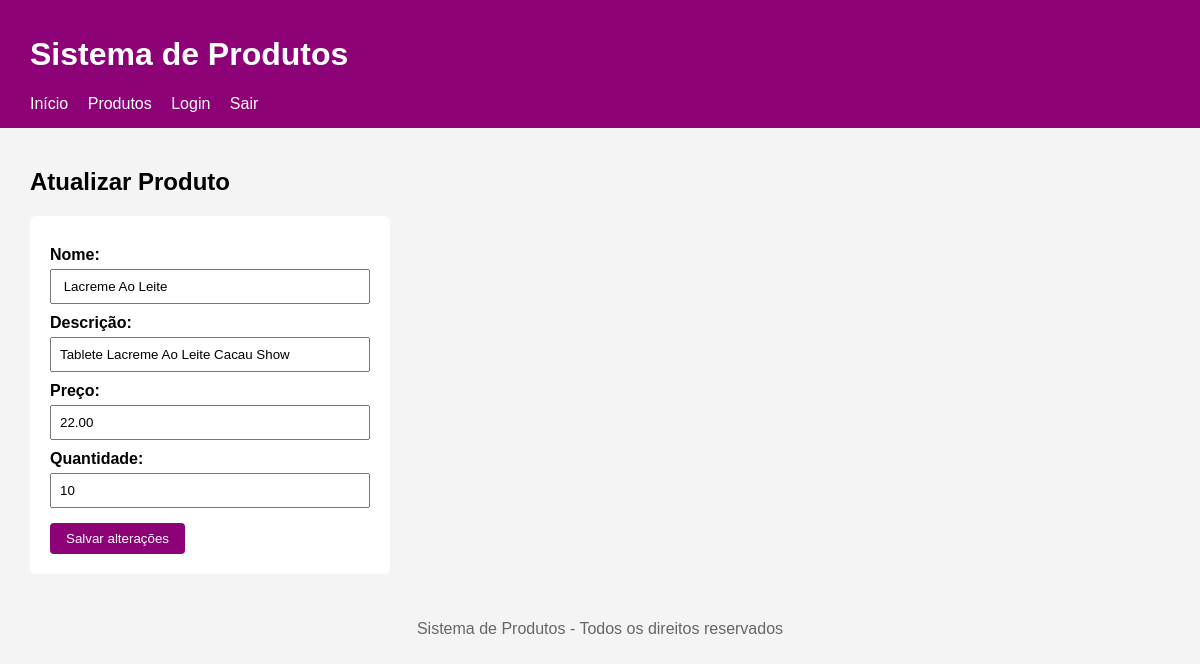
The app's page /produtos/atualizar.php?id=4 (signed in) with its own data.
### tables this page shows
CREATE TABLE `produtos` (
  `id` int(11) NOT NULL,
  `nome` varchar(100) NOT NULL,
  `descricao` varchar(255) NOT NULL,
  `preco` decimal(10,2) NOT NULL,
  `quantidade` int(11) NOT NULL
);

### produtos/atualizar.php (the view, shortened to what this page needs)
<?php
require __DIR__ . '/../conexao.php';
if ($_SERVER['REQUEST_METHOD'] == 'POST') {
    $id = $_POST['id'];
    $nome = $_POST['nome'];
    $descricao = $_POST['descricao'];
    $preco = $_POST['preco'];
    $quantidade = $_POST['quantidade'];
    $sql = "UPDATE produtos SET
            nome = '$nome',
            descricao = '$descricao',
            preco = '$preco',
            quantidade = '$quantidade'
            WHERE id = '$id'";
    mysqli_query($conexao, $sql);
    header('Location: listar.php');
    exit;
} else {
    $id = $_GET['id'];
    $sql = "SELECT * FROM produtos WHERE id = '$id'";
    $resultado = mysqli_query($conexao, $sql);
    $produto = mysqli_fetch_assoc($resultado);
}
?>
<?php require __DIR__ . '/../cabecalho.php'; ?>
<main>
    <h2>Atualizar Produto</h2>
    <form action="atualizar.php" method="POST">
        <label>Nome:</label>
        <input type="text" name="nome" value="<?php echo $produto['nome']; ?>"><br>
        <label>Descrição:</label>
        <input type="text" name="descricao" value="<?php echo $produto['descricao']; ?>"><br>
        <label>Preço:</label>
        <input type="text" name="preco" value="<?php echo $produto['preco']; ?>"><br>
        <label>Quantidade:</label>
        <input type="text" name="quantidade" value="<?php echo $produto['quantidade']; ?>"><br>
        <button type="submit">Salvar alterações</button>
    </form>
</main>
<?php require __DIR__ . '/../rodape.php'; ?>

### css/style.css (style rules this page uses)
body { font-family: Arial, sans-serif; margin: 0; background-color: #f4f4f4; }
main { padding: 20px 30px; }
form { max-width: 320px; background-color: white; padding: 20px; border-radius: 6px; }
form label { display: block; margin-top: 10px; font-weight: bold; }
form input { width: 100%; padding: 8px; margin-top: 5px; box-sizing: border-box; }
form button { margin-top: 15px; padding: 8px 16px; background-color: #8d0276; color: white; border: none; border-radius: 4px; cursor: pointer; }

### records on screen
produtos: nome "Lacreme Ao Leite", descricao "Tablete Lacreme Ao Leite Cacau Show", preco "22.00", quantidade "10"
